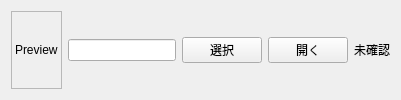
<?xml version="1.0" encoding="UTF-8"?>
<ui version="4.0">
 <class>AssetPicker</class>
 <widget class="QWidget" name="assetPicker"><layout class="QHBoxLayout" name="horizontalLayout_assetPicker"><item><widget class="QLabel" name="assetPreviewLabel"><property name="minimumSize"><size><width>48</width><height>48</height></size></property><property name="frameShape"><enum>QFrame::StyledPanel</enum></property><property name="text"><string>Preview</string></property></widget></item><item><widget class="QLineEdit" name="assetPathEdit"/></item><item><widget class="QPushButton" name="assetPickButton"><property name="text"><string>選択</string></property></widget></item><item><widget class="QPushButton" name="assetOpenButton"><property name="text"><string>開く</string></property></widget></item><item><widget class="QLabel" name="assetStatusLabel"><property name="text"><string>未確認</string></property></widget></item></layout></widget>
 <resources/>
 <connections/>
</ui>
